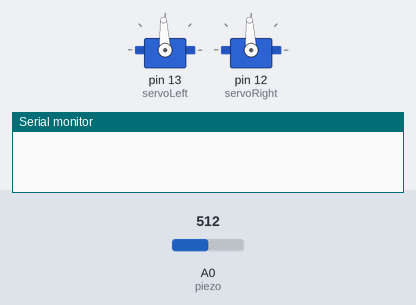
Simulated run of this sketch. Board: Arduino Uno, built with avr-gcc and run on an emulated ATmega328P. On the bench: 2 × servo, the last lines printed to the serial monitor. The inputs (shaded band) are chosen by the test bench; at power-on: A0 (piezo) = 512.

Above: at 1.2 s.
1.3 s: A0 (piezo) set to 12
2.8 s: A0 (piezo) set to 9
At 3.4 s:
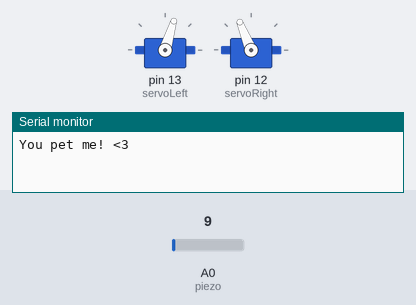
5.8 s: A0 (piezo) set to 122
At 7.1 s:
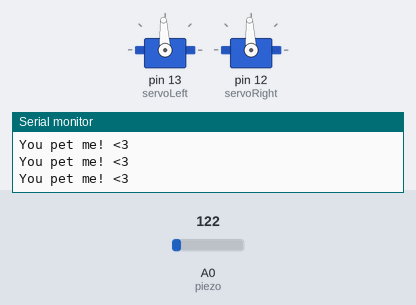
7.5 s: A0 (piezo) set to 0
At 8.3 s:
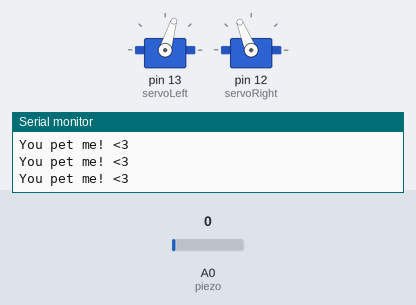
Timing chart, 0 to 11.5 s (numbered marks = the images above; inputs shaded):
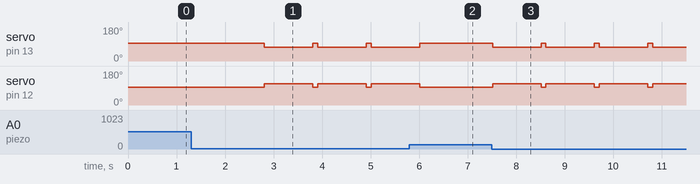

The sketch:

HereKittyKitty.ino
```cpp
// This version of the catbot uses the piezo as an input.

#include <Servo.h>                    // Include servo library

Servo servoRight;
Servo servoLeft;
int piezo = A0;

int sensorReading = 0;
int threshold = 10;

void moveKitty() {
  servoLeft.writeMicroseconds(1300);
  servoRight.writeMicroseconds(1700);
}

void stopKitty() {
  servoLeft.writeMicroseconds(1500);
  servoRight.writeMicroseconds(1500);
}

void setup() {
  // put your setup code here, to run once:
  servoLeft.attach(13);      // Attach left signal to pin 13
  servoRight.attach(12);     // Attach right signal to pin 12
  stopKitty();

  Serial.begin(9600);       // use the serial port
}

void loop() {
  // put your main code here, to run repeatedly:
  sensorReading = analogRead(piezo);

  //Serial.println(sensorReading);

  if (sensorReading <= threshold) {
    moveKitty();
    Serial.println("You pet me! <3");
    delay(1000);
  }
  stopKitty();
  delay(100);
}
```

Measured:
- the behaviour switches between 11 and 10 on A0 (piezo) (found by bisection; images 0 and 1)
- after the input at 1.3 s, every drawn part: stays the same
- after the input at 2.8 s, servo on pin 13 (servoLeft): alternates 93° for 0.10 s and 73° for 1.0 s, starting at once; servo on pin 12 (servoRight): alternates 112° for 1.0 s and 93° for 0.10 s, starting at once
- after the input at 5.8 s, servo on pin 13 (servoLeft), servo on pin 12 (servoRight): goes on until 6.0 s, then stays 93°
- after the input at 7.5 s, servo on pin 13 (servoLeft): alternates 93° for 0.10 s and 73° for 1.0 s, starting at once; servo on pin 12 (servoRight): alternates 112° for 1.0 s and 93° for 0.10 s, starting at once
